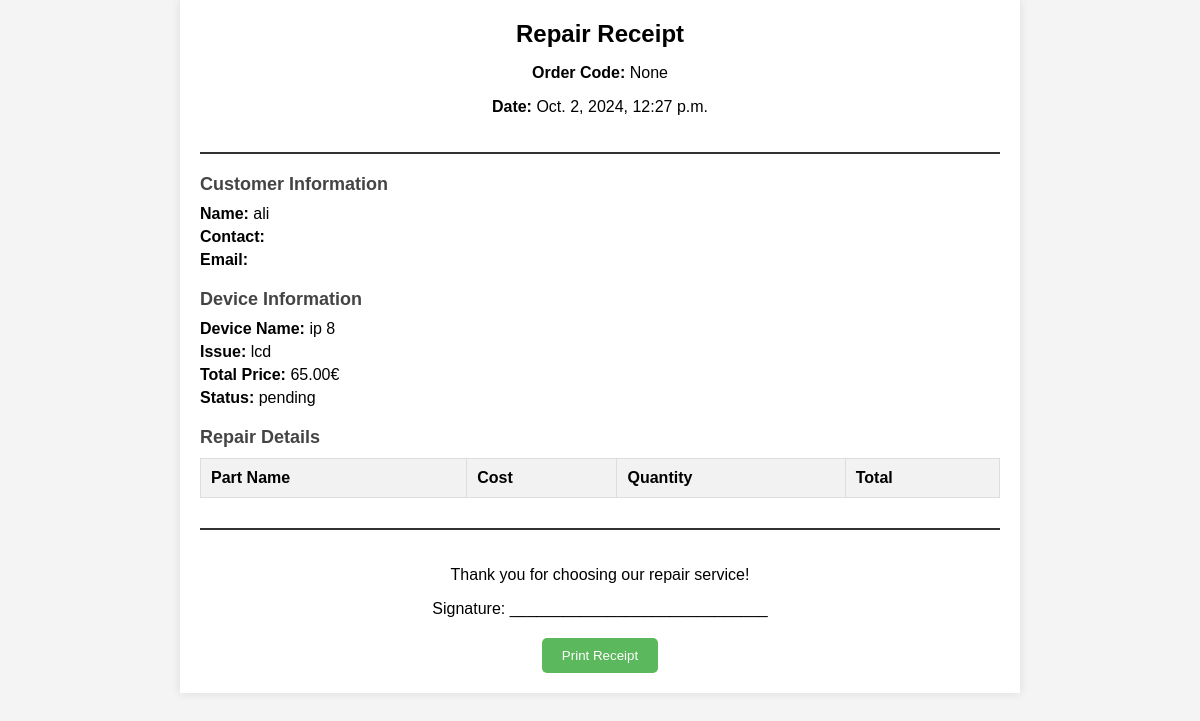
Page /orders/repair-order/2/receipt/ on the committed database.
### orders/models.py (models this page shows, shortened)
class RepairOrder(models.Model):
    DEVICE_TYPES = [
        ('phone', 'Phone'),
        ('tablet', 'Tablet'),
        ('laptop', 'Laptop'),
        ('other', 'Other'),
    ]
    STATUS_CHOICES = [
        ('pending', 'Pending'),
        ('in_progress', 'In Progress'),
        ('completed', 'Completed'),
        ('customer_pickup', 'Awaiting Pickup'),
        ('paid', 'Paid'),
        ('sent_to_other_shop', 'Sent to Other Shop'),
    ]
    code = models.CharField(max_length=12, unique=True, blank=True, null=True)
    shop = models.ForeignKey(Warehouse, on_delete=models.CASCADE, related_name="repair_orders")
    device_type = models.CharField(max_length=50, choices=DEVICE_TYPES)
    device_name = models.CharField(max_length=100)
    issue = models.TextField()
    total_price = models.DecimalField(max_digits=10, decimal_places=2, validators=[MinValueValidator(Decimal('0.00'))])
    expenses = models.DecimalField(max_digits=10, decimal_places=2, validators=[MinValueValidator(Decimal('0.00'))])
    profit = models.DecimalField(max_digits=10, decimal_places=2, default=0, editable=False)
    created_at = models.DateTimeField(auto_now_add=True)
    completion_time = models.DateTimeField(null=True, blank=True)
    status = models.CharField(max_length=50, choices=STATUS_CHOICES, default='pending')
    details = models.TextField(blank=True, null=True)
    customer_name = models.CharField(max_length=100, blank=True)
    customer_contact = models.CharField(max_length=50, blank=True)
    payment_received = models.BooleanField(default=False)
    payment_pending_reason = models.CharField(max_length=100, null=True, blank=True)  # e.g., "Awaiting Customer Pickup" or "Sent to Other Shop"
    objects = RepairOrderManager()
    class Meta:
        ordering = ['-created_at']

### orders/views.py (the view)
# urls.py: path('repair-order/<int:order_id>/receipt/', repair_receipt_view, name='repair-receipt'),
def repair_receipt_view(request, order_id):
    repair_order = get_object_or_404(RepairOrder, id=order_id)
    return render(request, 'orders/repair_receipt.html', {'repair_order': repair_order})

### orders/managers.py (called while the page is built)
    def get_queryset(self):
        return RepairOrderQuerySet(self.model, using=self._db)

### orders/templates/orders/repair_receipt.html (shortened to what this page needs)
<!DOCTYPE html>
<html lang="en">
<head>
</head>
<body>
<div class="receipt-container">
    <div class="receipt-header">
        <h1>Repair Receipt</h1>
        <p><strong>Order Code:</strong> {{ repair_order.code }}</p>
        <p><strong>Date:</strong> {{ repair_order.created_at }}</p>
    </div>
    <div class="receipt-section">
        <h3>Customer Information</h3>
        <p><strong>Name:</strong> {{ repair_order.customer_name }}</p>
        <p><strong>Contact:</strong> {{ repair_order.customer_contact }}</p>
        <p><strong>Email:</strong> {{ repair_order.customer_email }}</p>
    </div>
    <div class="receipt-section">
        <h3>Device Information</h3>
        <p><strong>Device Name:</strong> {{ repair_order.device_name }}</p>
        <p><strong>Issue:</strong> {{ repair_order.issue }}</p>
        <p><strong>Total Price:</strong> {{ repair_order.total_price }}€</p>
        <p><strong>Status:</strong> {{ repair_order.status }}</p>
    </div>
    <div class="receipt-section">
        <h3>Repair Details</h3>
        <table>
            <thead>
                <tr>
                    <th>Part Name</th>
                    <th>Cost</th>
                    <th>Quantity</th>
                    <th>Total</th>
                </tr>
            </thead>
        </table>
    </div>
    <div class="receipt-footer">
        <p>Thank you for choosing our repair service!</p>
        <p>Signature: _____________________________</p>
    </div>
    <div class="no-print">
        <button onclick="window.print()">Print Receipt</button>
    </div>
</div>
</body>
</html>

### orders/templates/orders/repair_receipt.html (style rules this page uses)
body { font-family: Arial, sans-serif; margin: 0; padding: 0; background-color: #f4f4f4; }
.receipt-container { width: 800px; margin: 0 auto; background-color: #ffffff; padding: 20px; box-shadow: 0px 0px 10px rgba(0, 0, 0, 0.1); }
.receipt-header { text-align: center; padding-bottom: 20px; border-bottom: 2px solid #333; }
.receipt-header h1 { margin: 0; font-size: 24px; }
.receipt-section { margin-top: 20px; }
.receipt-section h3 { margin-bottom: 10px; color: #444; font-size: 18px; }
.receipt-section p { margin: 5px 0; }
.receipt-section table { width: 100%; border-collapse: collapse; }
table, th, td { border: 1px solid #ddd; padding: 10px; text-align: left; }
th { background-color: #f2f2f2; }
.receipt-footer { text-align: center; margin-top: 30px; padding-top: 20px; border-top: 2px solid #333; }
.no-print { text-align: center; margin-top: 20px; }
.no-print button { background-color: #5cb85c; color: white; border: none; padding: 10px 20px; cursor: pointer; border-radius: 5px; }

### rows in the picture
RepairOrder: code "None", created_at "Oct. 2, 2024, 12:27 p.m.", customer_name "ali", device_name "ip 8", issue "lcd", total_price "65.00", status "pending"
